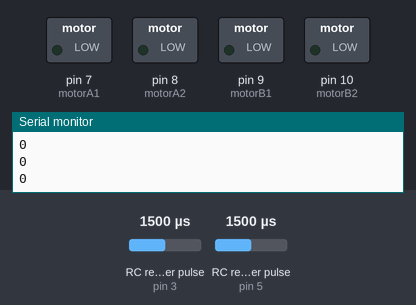
Recording of a sketch running on a simulated Arduino Uno, built with avr-gcc and run on an emulated ATmega328P. On the bench: switched loads named in the sketch (green lamp = pin HIGH), the last lines printed to the serial monitor. Wiring (inferred from the names in the program): 2 × RC receiver channel: data pin 3 / data pin 5. The test bench sets the inputs (shaded band); at power-on: RC receiver pulse (sensors on pin 3, pin 5) 1500 µs.

Above: at 1.2 s.
1.3 s: RC receiver pulse (sensor on pin 3) set to 1491 µs
2.8 s: RC receiver pulse (sensor on pin 3) set to 1465 µs
At 3.4 s:
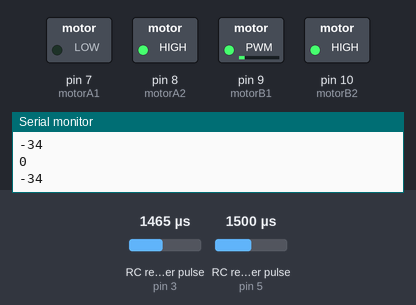
4.4 s: RC receiver pulse (sensor on pin 5) set to 1020 µs
At 5.2 s:
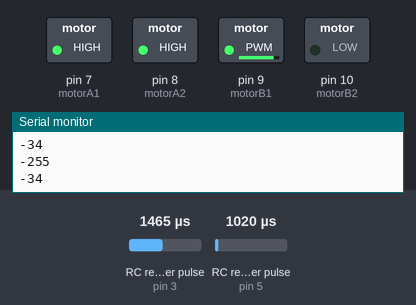
6.2 s: RC receiver pulse (sensor on pin 5) set to 1750 µs
At 7.4 s:
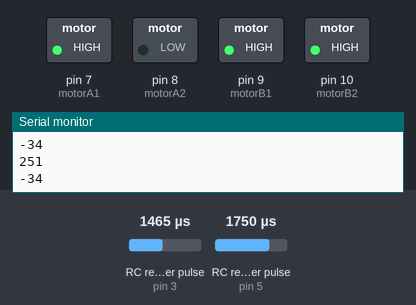
7.7 s: RC receiver pulse (sensor on pin 3) set to 1385 µs
9.2 s: RC receiver pulse (sensor on pin 3) set to 1367 µs
At 9.9 s:
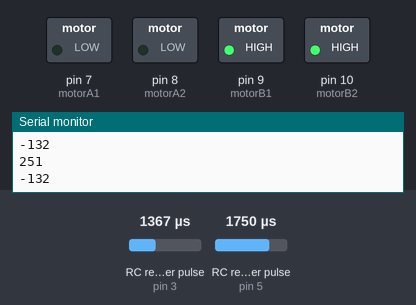
Timing chart, 0 to 11.7 s (numbered marks = the images above; inputs shaded):
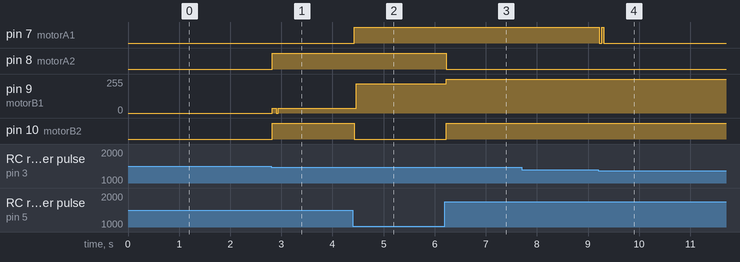

The sketch:

two_channel_receiver.ino
```cpp
// (licence header left out)
// Controller pins
const int CH_1_PIN = 2;
const int CH_2_PIN = 3;
const int CH_3_PIN = 4;
const int CH_4_PIN = 5;

// Motor driver pins
const int motorA1 = 7; // Motor A leg 1
const int motorA2 = 8; // Motor A leg 2
const int motorB1 = 9; // Motor B leg 1
const int motorB2 = 10; // Motor B leg 2

// Parameters
const int deadzone = 15;  // Anything between -20 and 20 is stop

void setup() {

  // Configure pins
  pinMode(motorA1, OUTPUT);
  pinMode(motorA2, OUTPUT);
  pinMode(motorB1, OUTPUT);
  pinMode(motorB2, OUTPUT);

  // Input pins; dpeach added this based on other code
  pinMode(CH_1_PIN, INPUT);
  pinMode(CH_2_PIN, INPUT);
  pinMode(CH_3_PIN, INPUT);
  pinMode(CH_4_PIN, INPUT);

  Serial.begin(9600);
}

void loop() {

  // Read pulse width from receiver
  int y = pulseIn(CH_2_PIN, HIGH, 25000);
  int x = pulseIn(CH_4_PIN, HIGH, 25000);

  // Convert to PWM value (-255 to 255)
  y = pulseToPWM(y);
  x = pulseToPWM(x);
  Serial.println(x);
  Serial.println(y);

  // Mix for arcade drive
  int left = y + x;
  int right = y - x;

  // Drive motor
  drive(left, right);

  delay(5);
}

// Positive for forward, negative for reverse
void drive(int speed_a, int speed_b) {

  // Limit speed between -255 and 255
  speed_a = constrain(speed_a, -255, 255);
  speed_b = constrain(speed_b, -255, 255);

  // Set direction for motor A
  if ( speed_a == 0 ) {
    digitalWrite(motorA1, LOW);
    digitalWrite(motorA2, LOW);
  } else if ( speed_a > 0 ) {
    digitalWrite(motorA1, HIGH);
    digitalWrite(motorA2, LOW);
  } else {
    digitalWrite(motorA1, LOW);
    digitalWrite(motorA2, HIGH);
  }

  // Set direction for motor B
  if ( speed_b == 0 ) {
    digitalWrite(motorB1, LOW);
    digitalWrite(motorB2, LOW);
  } else if ( speed_b > 0 ) {
    digitalWrite(motorB1, HIGH);
    digitalWrite(motorB2, LOW);
  } else {
    digitalWrite(motorB1, LOW);
    digitalWrite(motorB2, HIGH);
  }

  // Set speed
  analogWrite(motorA1, abs(speed_a));
  analogWrite(motorB1, abs(speed_b));

}

// Convert RC pulse value to motor PWM value
int pulseToPWM(int pulseIn) {

  // If we're receiving numbers, convert them to motor PWM
  if ( pulseIn > 1000 ) {
    pulseIn = map(pulseIn, 1000, 2000, -500, 500);
    pulseIn = constrain(pulseIn, -255, 255);
  } else {
    pulseIn = 0;
  }

  // Anything in deadzone should stop the motor
  if ( abs(pulseIn) <= deadzone ) {
    pulseIn = 0;
  }

  return pulseIn;
}
```

Measured:
- the behaviour switches between 1484 and 1483 µs on RC receiver pulse (sensor on pin 3) (found by bisection; images 0 and 1)
- the behaviour switches between 1376 and 1375 µs on RC receiver pulse (sensor on pin 3) (found by bisection; images 3 and 4)
- after the input at 2.8 s, pin 8 (motorA2), pin 10 (motorB2): LOW → HIGH at once; pin 9 (motorB1): 0/255 → 34/255 at once
- after the input at 4.4 s, pin 7 (motorA1): LOW → HIGH at once; pin 9 (motorB1): 34/255 → 221/255 after 0.06 s; pin 10 (motorB2): HIGH → LOW at once
- after the input at 6.2 s, pin 8 (motorA2): HIGH → LOW at once; pin 9 (motorB1): 221/255 → 255/255 at once; pin 10 (motorB2): LOW → HIGH at once
- after the input at 9.2 s, pin 7 (motorA1): HIGH → LOW at once, → HIGH 0.04 s later, → LOW 0.04 s later
